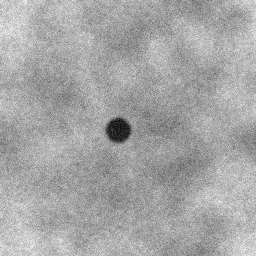
#> input picture data/images/brain_tumor_000.png, 256 x 256 px; its folder holds only this picture in this run
$ python -i tumor_segmentation.py   (imports and definitions only)
#> lines starting #> are read from the running program, lines starting #| are printed output that depends on the picture; after the words box and inside, x2 and y2 are one past the last pixel; in counts of white or black regions, pixels touching at a corner belong together
"""
Tumor Segmentation Pipeline using Frequency-Domain Filtering
BME 271D Final Project - Fall 2025
Team: Ege Ozemek, Max Bazan, Sasha Nikiforov

This module implements tumor segmentation from MRI/CT images using:
1. FFT-based high-pass and band-pass filtering
2. Canny edge detection
3. Comparison to baseline Otsu thresholding methods
"""

import numpy as np
import matplotlib.pyplot as plt
from scipy import ndimage
from skimage import filters, feature, color, morphology
from skimage.io import imread, imsave
import pandas as pd
from pathlib import Path
import warnings
# [1 line not run here, left out]


# ============================================================================
# DATA LOADING MODULE
# ============================================================================

# [368 lines left out: functions load_grayscale_image, load_binary_mask, load_dataset, compute_fft_spectrum, visualize_frequency_spectrum, reconstruct_without_phase and 6 more, not called in this run]


# ============================================================================
# SEGMENTATION MODULE
# ============================================================================

def otsu_segmentation(image):
    """
    Apply Otsu thresholding with morphological cleanup.

    Parameters:
    -----------
    image : np.ndarray
        Input image

    Returns:
    --------
    mask : np.ndarray
        Binary segmentation mask
    """
    # Otsu threshold
    threshold = filters.threshold_otsu(image)
    mask = image > threshold

    # Morphological cleanup
    mask = ndimage.binary_opening(mask, np.ones((3, 3)))
    mask = ndimage.binary_closing(mask, np.ones((5, 5)))

    # Keep largest connected component
    labeled, n_components = ndimage.label(mask)
    if n_components > 0:
        sizes = ndimage.sum(mask, labeled, range(1, n_components + 1))
        largest_component = sizes.argmax() + 1
        mask = (labeled == largest_component)

    return mask.astype(np.uint8)


# [52 lines left out: functions canny_segmentation, baseline_segmentation_raw, not called in this run]


def baseline_segmentation_smooth(image, sigma=1.0):
    """
    Baseline 2: Gaussian smoothing then Otsu thresholding.

    Parameters:
    -----------
    image : np.ndarray
        Input image
    sigma : float
        Gaussian smoothing parameter

    Returns:
    --------
    mask : np.ndarray
        Binary segmentation mask
    """
    smoothed = ndimage.gaussian_filter(image, sigma)
    return otsu_segmentation(smoothed)


# ============================================================================
# EVALUATION METRICS MODULE
# ============================================================================

# [669 lines left out: functions dice_coefficient, iou_score, boundary_accuracy, evaluate_all_metrics, estimate_tumor_volume, display_volume_measurement and 8 more, not called in this run]


# [10 lines not run here, left out]

>>> import cv2
>>> picture = cv2.cvtColor(cv2.imread('data/images/brain_tumor_000.png'), cv2.COLOR_BGR2RGB)
#> picture is the input picture: shape (256, 256, 3); min 0, max 255, mean 165.8
>>> result = baseline_segmentation_smooth(picture)
#> in baseline_segmentation_smooth, `smoothed = ndimage.gaussian_filter(image, sigma)`:
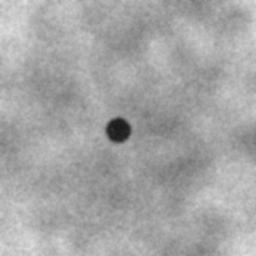
#> smoothed: shape (256, 256, 3); min 25, max 226, mean 164.8
#> in otsu_segmentation, `threshold = filters.threshold_otsu(image)`: threshold = 165
#> in otsu_segmentation, `mask = image > threshold`:
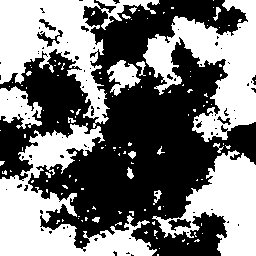
#> mask: shape (256, 256, 3) bool; 46.9% white; 128 white regions (109 under 20 px), largest, box (x1, y1, x2, y2) and area: (0, 123, 157, 256) 8289, (0, 0, 160, 128) 7450, (143, 0, 256, 142) 7195
#> (the run stopped early here; a loop or call above may not have finished)

$ run again, on data/images/brain_tumor_001.png
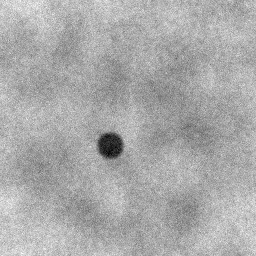
#> input picture data/images/brain_tumor_001.png, 256 x 256 px
#> picture is the input picture: shape (256, 256, 3); min 0, max 255, mean 170.1
#> in baseline_segmentation_smooth, `smoothed = ndimage.gaussian_filter(image, sigma)`:
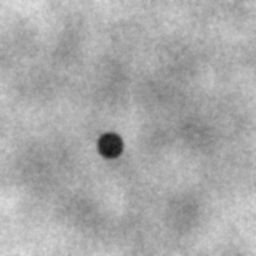
#> smoothed: shape (256, 256, 3); min 17, max 223, mean 169.1
#> threshold = 167
#> in otsu_segmentation, `mask = image > threshold`:
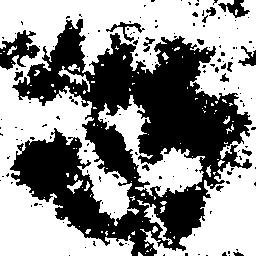
#> mask: shape (256, 256, 3) bool; 56.1% white; 152 black regions (133 under 20 px), largest, box (x1, y1, x2, y2) and area: (10, 19, 252, 256) 26335, (0, 30, 40, 70) 782, (218, 0, 250, 18) 257

$ run again, on data/images/brain_tumor_002.png
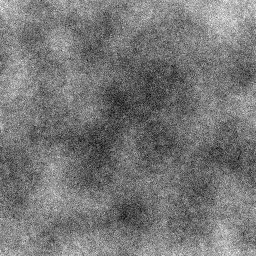
#> input picture data/images/brain_tumor_002.png, 256 x 256 px
#> picture is the input picture: shape (256, 256, 3); min 0, max 255, mean 118.6
#> in baseline_segmentation_smooth, `smoothed = ndimage.gaussian_filter(image, sigma)`:
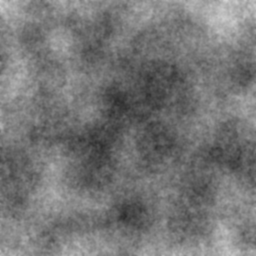
#> smoothed: shape (256, 256, 3); min 44, max 212, mean 117.6
#> threshold = 118
#> in otsu_segmentation, `mask = image > threshold`:
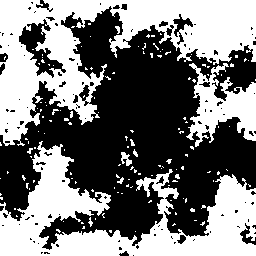
#> mask: shape (256, 256, 3) bool; 47.8% white; 142 white regions (132 under 20 px), largest, box (x1, y1, x2, y2) and area: (0, 0, 256, 146) 15132, (0, 141, 256, 256) 12395, (186, 63, 256, 147) 2846

$ run again, on data/images/brain_tumor_003.png
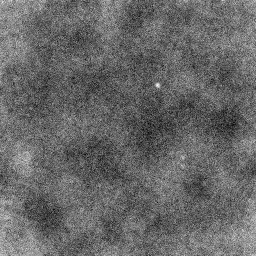
#> input picture data/images/brain_tumor_003.png, 256 x 256 px
#> picture is the input picture: shape (256, 256, 3); min 0, max 255, mean 103.3
#> in baseline_segmentation_smooth, `smoothed = ndimage.gaussian_filter(image, sigma)`:
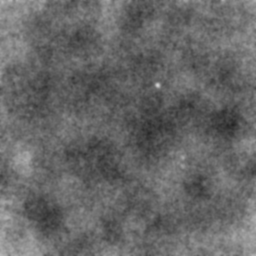
#> smoothed: shape (256, 256, 3); min 37, max 206, mean 102.3
#> threshold = 104
#> in otsu_segmentation, `mask = image > threshold`:
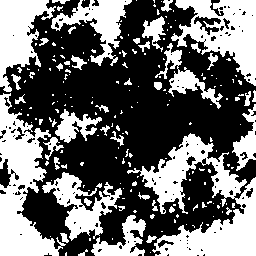
#> mask: shape (256, 256, 3) bool; 42.4% white; 201 white regions (158 under 20 px), largest, box (x1, y1, x2, y2) and area: (127, 133, 256, 256) 6399, (0, 93, 66, 256) 4959, (171, 0, 256, 86) 3614
